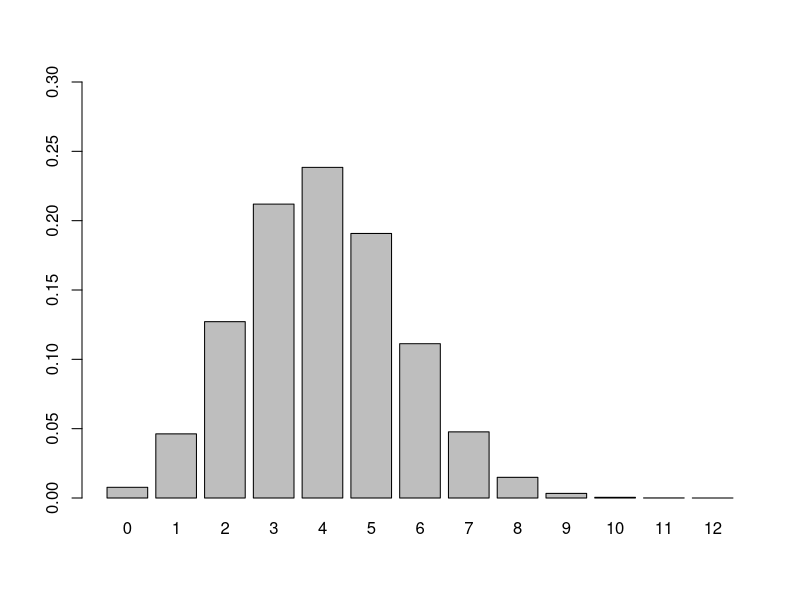

Write the R code that produced this figure.
## ---- chunk 1
# This example illustrate how to find the binomial distribution of the Rock-Paper-Scissors example
numberTrial <- 12
parameter <- 1/3
probability <- function(n, x) {
    factorial(n) / factorial(n-x) / factorial(x)*(parameter)^x*(1-parameter)^(n-x)
  }
# create a dataframe for saving the probability of different number of scissors thrown out of 12 times under the null hypothesis
distvector <- vector('numeric',length = 13)
for (i in 0:12){
  distvector[i+1] <- probability(12,i)
}
dis <- as.data.frame(cbind(seq(0,12),distvector))
dis
# Plot the distribution of getting number of heads from flipping a coin 10 times
barplot(dis$distvector,ylim=c(0,0.3),names.arg = dis$V1)
